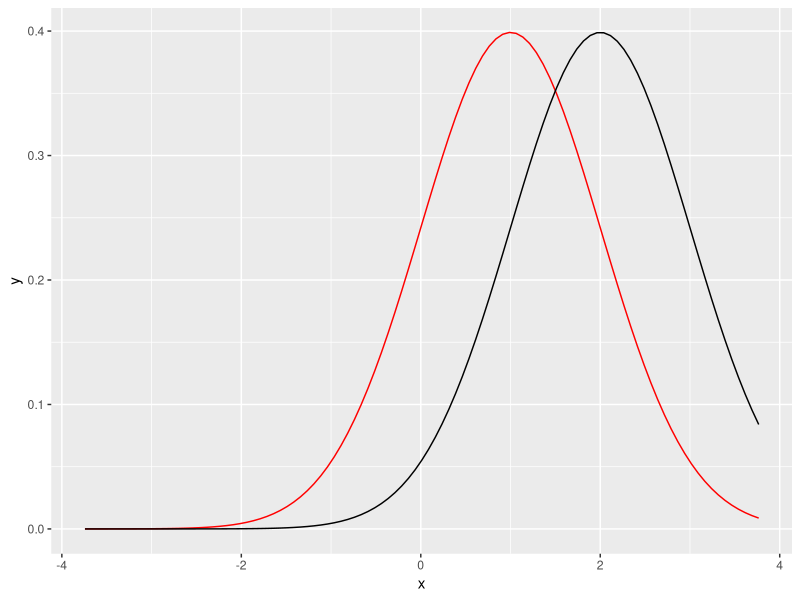

R code for this plot: (Note: this script raises an error after producing the figure.)
## ---- chunk 1
setwd("~/Dropbox/Programmering/R")
library(tidyverse)
library(here)
## ---- chunk 2
tibble(
	n = c(1:1000),
	binom = rbinom(1000, size = 1, prob = 0.5),
	norm = rnorm(1000, mean = 1, sd = 0.5),
	lnorm = rlnorm(1000, meanlog = 0, sdlog = 1)
			 ) %>% 
	pivot_longer(cols = !n, names_to = 'distribution', values_to = 'x')
	

## ---- chunk 3
ggplot(tibble(x = rnorm(1000)), aes(x)) +
	geom_function(fun = dnorm, args = list(mean = 1, sd = 1), color = 'red') +
	geom_function(fun = dnorm, args = list(mean = 2, sd = 1))
	
ggdistribution(dlnorm, seq(0, 5, 0.1), mean = 3, sd = 1) %>% 
	ggdistribution(dnorm, seq(-3, 3, 0.1), mean = 1, sd = 1, p = .) +
	theme_minimal() +
	xlim(0,5) +
	scale_fill_viridis_c()
